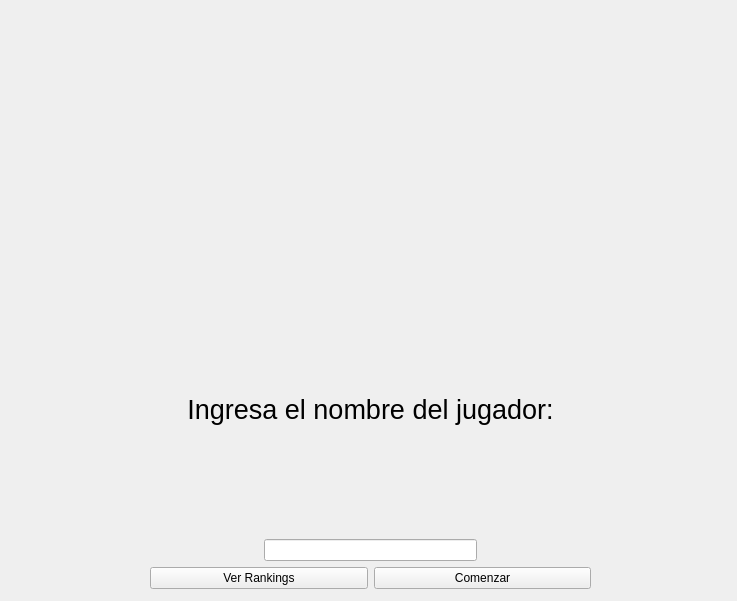
<?xml version="1.0" encoding="UTF-8"?>
<ui version="4.0">
 <class>Form</class>
 <widget class="QWidget" name="Form">
  <property name="geometry">
   <rect>
    <x>0</x>
    <y>0</y>
    <width>737</width>
    <height>601</height>
   </rect>
  </property>
  <property name="windowTitle">
   <string>Ventana de Inicio</string>
  </property>
  <widget class="QWidget" name="verticalLayoutWidget">
   <property name="geometry">
    <rect>
     <x>50</x>
     <y>30</y>
     <width>641</width>
     <height>559</height>
    </rect>
   </property>
   <layout class="QVBoxLayout" name="verticalLayout">
    <item>
     <widget class="QLabel" name="labelLogo">
      <property name="text">
       <string/>
      </property>
      <property name="pixmap">
       <pixmap>../sprites/logo.png</pixmap>
      </property>
      <property name="scaledContents">
       <bool>false</bool>
      </property>
      <property name="alignment">
       <set>Qt::AlignCenter</set>
      </property>
     </widget>
    </item>
    <item>
     <widget class="QLabel" name="labeltxt">
      <property name="font">
       <font>
        <pointsize>20</pointsize>
       </font>
      </property>
      <property name="text">
       <string>Ingresa el nombre del jugador:</string>
      </property>
      <property name="alignment">
       <set>Qt::AlignCenter</set>
      </property>
     </widget>
    </item>
    <item>
     <layout class="QHBoxLayout" name="horizontalLayout_2">
      <item>
       <spacer name="horizontalSpacer_3">
        <property name="orientation">
         <enum>Qt::Horizontal</enum>
        </property>
        <property name="sizeHint" stdset="0">
         <size>
          <width>40</width>
          <height>20</height>
         </size>
        </property>
       </spacer>
      </item>
      <item>
       <widget class="QLineEdit" name="nameEdit"/>
      </item>
      <item>
       <spacer name="horizontalSpacer_4">
        <property name="orientation">
         <enum>Qt::Horizontal</enum>
        </property>
        <property name="sizeHint" stdset="0">
         <size>
          <width>40</width>
          <height>20</height>
         </size>
        </property>
       </spacer>
      </item>
     </layout>
    </item>
    <item>
     <layout class="QHBoxLayout" name="horizontalLayout">
      <item>
       <spacer name="horizontalSpacer">
        <property name="orientation">
         <enum>Qt::Horizontal</enum>
        </property>
        <property name="sizeType">
         <enum>QSizePolicy::Fixed</enum>
        </property>
        <property name="sizeHint" stdset="0">
         <size>
          <width>100</width>
          <height>20</height>
         </size>
        </property>
       </spacer>
      </item>
      <item>
       <widget class="QPushButton" name="pushButtonRankings">
        <property name="text">
         <string>Ver Rankings</string>
        </property>
       </widget>
      </item>
      <item>
       <widget class="QPushButton" name="pushButtonStart">
        <property name="text">
         <string>Comenzar</string>
        </property>
       </widget>
      </item>
      <item>
       <spacer name="horizontalSpacer_2">
        <property name="orientation">
         <enum>Qt::Horizontal</enum>
        </property>
        <property name="sizeType">
         <enum>QSizePolicy::Fixed</enum>
        </property>
        <property name="sizeHint" stdset="0">
         <size>
          <width>100</width>
          <height>20</height>
         </size>
        </property>
       </spacer>
      </item>
     </layout>
    </item>
   </layout>
  </widget>
 </widget>
 <resources/>
 <connections/>
</ui>
